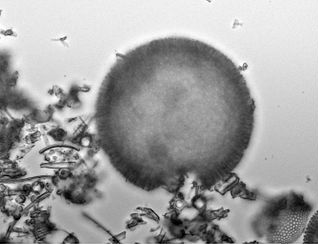
#> input picture resources/stack1.png, 318 x 244 px
$ python pipe.py
#> lines starting #> are read from the running program, lines starting #| are printed output that depends on the picture
from PIL import Image
from scipy import signal as sg
import numpy as np
import os.path
import argparse

# GLOBALS
# set destination path of all results
DEST = './results/'

def read_img(name):
  return np.asarray(Image.open(name), dtype=np.float32)

def save_img(ar, name):
  Image.fromarray(ar.round().astype(np.uint8)).save(DEST + name)

def normalize(arr):
  return 255.*np.absolute(arr)/np.max(arr)

def intersect(a1, a2):
  (r1, c1) = a1.shape
  (r2, c2) = a2.shape
  return (a1[r1-r2 if r1>r2 else 0:,
    c1-c2 if c1>c2 else 0:],
    a2[r2-r1 if r2>r1 else 0::,
      c2-c1 if c2>c1 else 0:])

def gradient(im):
  ver, hor = intersect(sg.convolve(im, [[1., -1.]]), sg.convolve(im, [[1.], [-1.]]))
  return np.sqrt(np.power(ver, 2)+np.power(hor, 2)), ver, hor

def pipe(img, name):
  print("Generating partials...")
  name = name + '.png'
  grad_img, ver_img, hor_img = gradient(img)
  save_img(ver_img, 'ver_' + name)
  save_img(hor_img, 'hor_' + name)
  save_img(grad_img, 'gradient_' + name)
  print("Saved vertical edges: ver_" + name )
  print("Saved horizontal edges: hor_" + name )
  print("Saved gradient: gradient_" + name )
  return grad_img

def maxer(A,B,C, imgA, imgB, imgC):
  gradient_result = np.empty_like(A)
  result = np.empty_like(A)
  false_color = np.empty((len(imgA), len(imgA[0]), 3), dtype=np.uint8)
  for i in range(len(A)):
    for j in range(len(A[0])):
      max_value = max(A[i,j], B[i,j], C[i,j])
      gradient_result[i,j] = max_value
      if max_value == A[i,j]:
        result[i,j] = imgA[i,j]
        false_color[i,j] = [max_value,0,0]
      elif max_value == B[i,j]:
        result[i,j] = imgB[i,j]
        false_color[i,j] = [0,max_value,0]
      else:
        result[i,j] = imgC[i,j]
        false_color[i,j] = [0,0,max_value]

  save_img(false_color, 'contrib.png')
  print ("Saved: false colors as contrib.png")
  save_img(gradient_result, 'gradient_result.png')
  print ("Saved: gradient_result.png")
  return result


def main():
  print("Start")
  print("All the results file are inside results dir")
  a,b,c = read_img('./resources/stack1.png'), read_img('./resources/stack2.png'), read_img('./resources/stack3.png')
#> call 2 of read_img, with name = './resources/stack2.png'
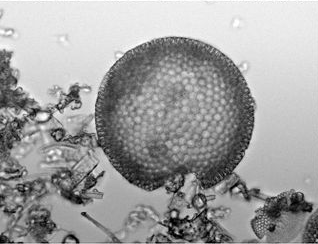
#> input picture resources/stack2.png, 318 x 244 px
#> call 3 of read_img, with name = './resources/stack3.png'
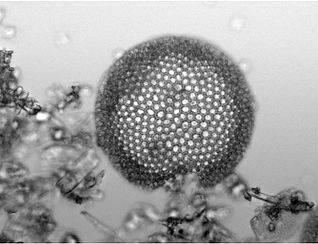
#> input picture resources/stack3.png, 318 x 244 px
  ga,gb,gc = pipe(a, 'stack1'),pipe(b, 'stack2'),pipe(c, 'stack3')
#> call 2 of save_img, with name = 'hor_stack1.png'
#> in save_img (call 2), `Image.fromarray(ar.round().astype(np.uint8)).save(DEST + name)`:
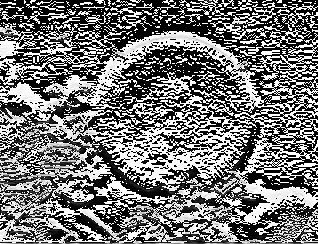
#> saved as hor_stack1.png: PIL image 318x244 L; min 0, max 255, mean 117.2
#> in save_img (call 5), `Image.fromarray(ar.round().astype(np.uint8)).save(DEST + name)`:
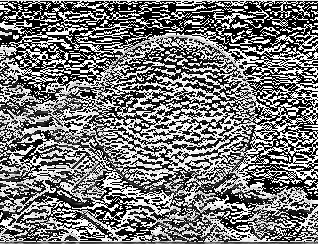
#> saved as hor_stack2.png: PIL image 318x244 L; min 0, max 255, mean 120.3
#| Saved vertical edges: ver_stack2.png
#| Saved horizontal edges: hor_stack2.png
#| Saved gradient: gradient_stack2.png
#| Saved vertical edges: ver_stack3.png
#| Saved horizontal edges: hor_stack3.png
#| Saved gradient: gradient_stack3.png
  result = maxer(ga,gb,gc,a,b,c)
#> after the loop in maxer, `for i in range(len(A)):`:
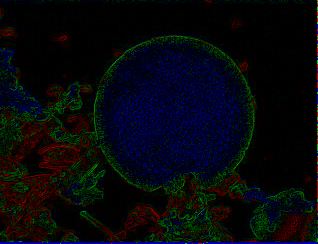
#> false_color: shape (244, 318, 3); mean of channels 0, 1, 2 6.1, 7.9, 12.7; drawn as R, G, B
#> after the loop in maxer, `for i in range(len(A)):`:
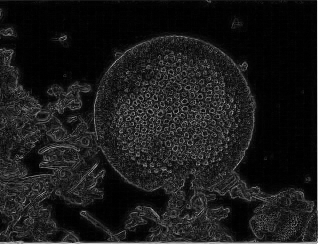
#> gradient_result: shape (244, 318) float64; min 0, max 261.6, mean 27; drawn with min black and max white
#> after the loop in maxer, `for i in range(len(A)):`:
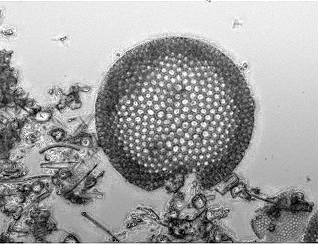
#> result: shape (244, 318) float64; min 0, max 255, mean 160
  save_img(result, 'result.png')
  print("Result saved to result.png")

if __name__ == "__main__":
  main()
